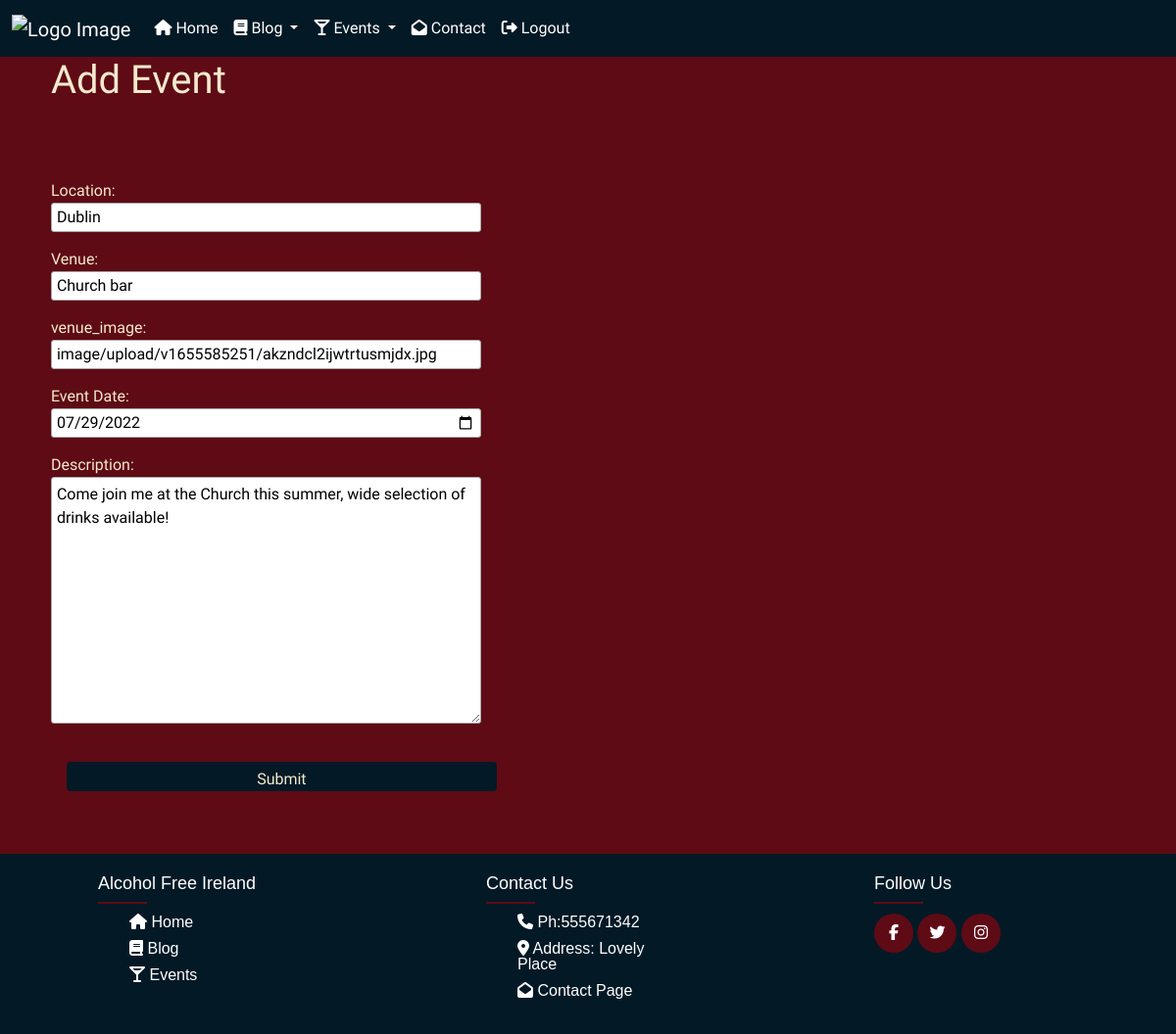
Screenshot of /events/edit_event/13/ (signed in) with the database file from the repository.
### events/models.py (models this page shows, shortened)
class events(models.Model):
    location = models.CharField(max_length=150, unique=False)
    venue = models.CharField(max_length=150, unique=False)
    venue_image = CloudinaryField(
        'image', default='https://res.cloudinary.com/roibeard/image/upload/v1655578160/placeholder.jpg')
    event_date = models.DateField('Event Date', blank=True, null=True)
    description = models.TextField(blank=True, max_length=200)
    approve = models.BooleanField(default=False)
    creator = models.ForeignKey(
        User, on_delete=models.CASCADE, related_name="events_creator", null=True
    )
    guests = models.ManyToManyField(
        User, related_name='events_guests', blank=True)
    class Meta:
        verbose_name_plural = "Event"

### events/views.py (the view)
# urls.py: path('edit_event/<int:pk>/', views.edit_event, name="edit_event"),
@login_required
def edit_event(request, pk):
    events_obj = events.objects.get(id=pk)
    form = EventForm(instance=events_obj)
    if request.method == 'POST':
        form = EventForm(request.POST, request.FILES, instance=events_obj)
        if form.is_valid():
            form.save()
            messages.success(request, 'The event has been updated successfully!')
            return redirect('events')
    context = {'form': form}
    return render(request, 'edit_event.html',context)

### events/forms.py
class EventForm(ModelForm):
    class Meta:
        model = events
        fields = ('location', 'venue', 'venue_image', 'event_date', 'description')
        labels = {
            'venue_image': 'venue_image',
        }
        widgets = {
            'event_date': forms.DateInput(attrs={'type': 'date', 'placeholder': 'Date'}),
        }

### templates/edit_event.html (shortened to what this page needs)
{% extends "base.html" %}
{% load static %}
{% load cloudinary %}
{% block content %}
<div>
                {% if submitted %}
                <p>Your Event Was Submitted Successfully</p>
                    {% else %}
    <div class="container">
        <div class="row">
            <div class="col offset-md-1">
                <h1>Add Event</h1>
                <br/><br/>
                <form action="" method="POST" style="margin-top: 1.3em;" enctype="multipart/form-data">
                    {{ form.as_p}}
                    <input type="submit" value="Submit" class="btn btn-standard">
                </form>
                {% endif %}
                <br/><br/>
            </div>
        </div>
    </div>
</div>
{% endblock content %}

### static/css/style.css (style rules this page uses)
* { box-sizing: border-box; }
body { color: #F4E9CD; font-family: 'Convergence', sans-serif; margin:0; padding:0; max-width: 100%; min-height: 100vh; display: flex; flex-direction: column; }
.row { --bs-gutter-x: 0rem; }
.btn-standard { margin: 1rem; color: #F4E9CD; background-color:#031926; }
.container { max-width:fit-content; margin:0; }
.row { display: flex; flex-wrap: wrap; }
input, textarea { width: 100%; padding: 5px!important; -webkit-box-sizing: border-box; -moz-box-sizing: border-box; box-sizing: border-box; border-radius: 3px; border-style: solid; border-width: 1px; border-color: rgb(169,169,169) }
input { height: 30px; }

### rows the page displays
events: location "Dublin", venue "Church bar", venue_image "image/upload/v1655585251/akzndcl2ijwtrtusmjdx.jpg", event_date "07/29/2022", description "Come join me at the Church this summer, wide selection of drinks available!"
